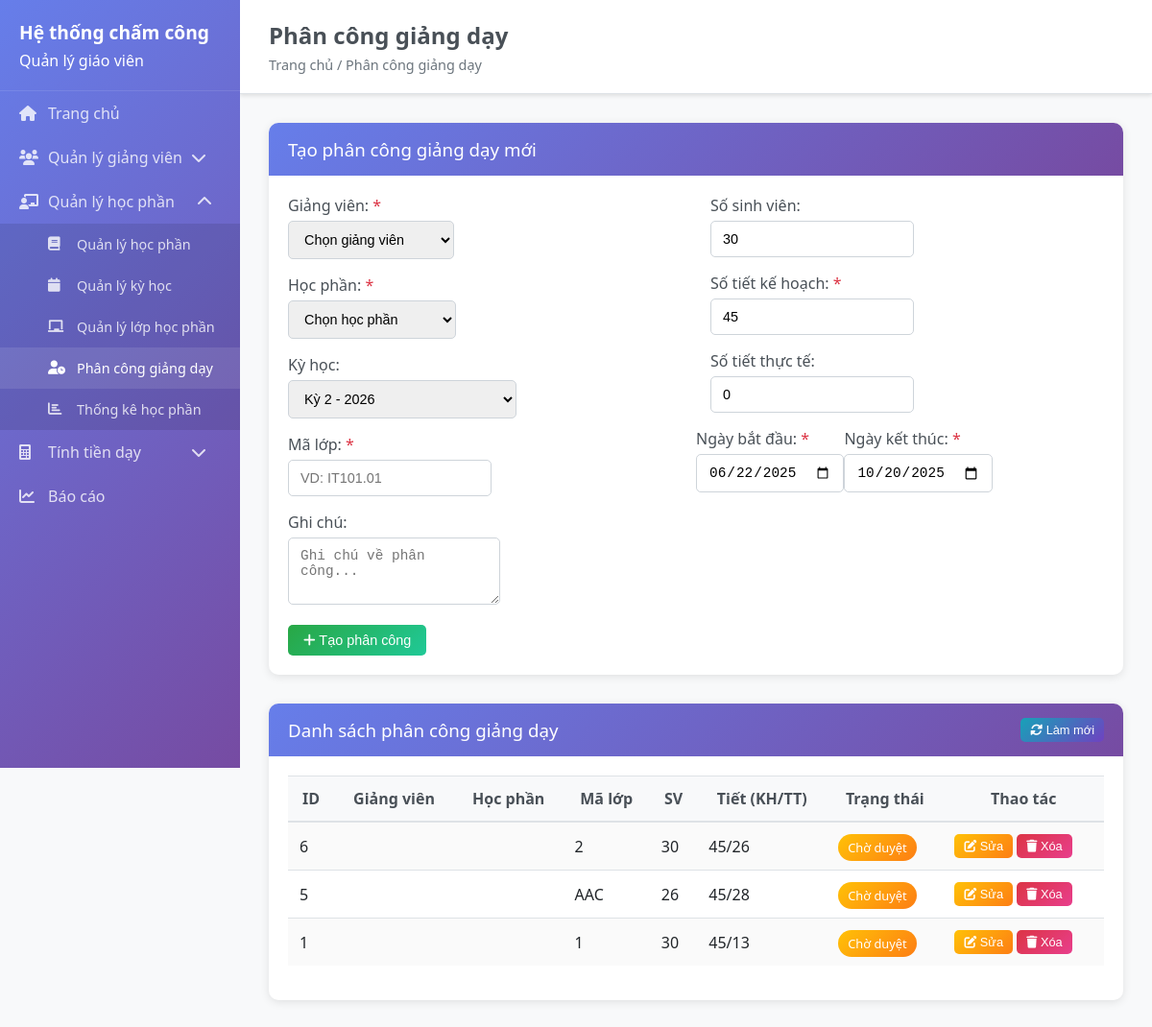
Page /teaching-assignments on the committed database.
### backend/models/teaching_assignment.py (models this page shows, shortened)
class TeachingAssignment(BaseModel):
    __tablename__ = 'teaching_assignments'
    teacher_id = db.Column(db.Integer, nullable=False)
    subject_id = db.Column(db.Integer, nullable=False)
    semester_id = db.Column(db.Integer, nullable=True)
    class_code = db.Column(db.String(50), nullable=False)
    class_student_count = db.Column(db.Integer, default=0)
    planned_hours = db.Column(db.Integer, nullable=False)
    actual_hours = db.Column(db.Integer, default=0)
    theory_hours = db.Column(db.Integer, default=0)
    practice_hours = db.Column(db.Integer, default=0)
    teacher_coefficient_override = db.Column(db.Numeric(3, 2), nullable=True)
    subject_coefficient_override = db.Column(db.Numeric(3, 2), nullable=True)
    hourly_rate_override = db.Column(db.Numeric(10, 2), nullable=True)
    adjusted_hours = db.Column(db.Numeric(8, 2), default=0)
    total_amount = db.Column(db.Numeric(12, 2), default=0)
    start_date = db.Column(db.Date, nullable=False)
    end_date = db.Column(db.Date, nullable=False)
    status = db.Column(db.String(20), default='assigned')
    notes = db.Column(db.Text)
    is_approved = db.Column(db.Boolean, default=False)
    approved_by = db.Column(db.Integer, nullable=True)
    approved_at = db.Column(db.DateTime)

### backend/app.py (the view)
@app.route('/teaching-assignments')
def teaching_assignments():
    try:
        teaching_assignments_list = []
        if 'TeachingAssignment' in globals():
            teaching_assignments_list = TeachingAssignment.query.order_by(TeachingAssignment.created_at.desc()).all()
        else:
            print("TeachingAssignment model not available")
        teachers_query = Teacher.query.filter_by(is_active=True)
        teachers_list = []
        for teacher in teachers_query:
            try:
                teacher.to_dict()  # Test if this works
                teachers_list.append(teacher)
            except Exception:
                if hasattr(teacher, 'degree_level') and teacher.degree_level not in ['dai_hoc', 'thac_si', 'tien_si', 'pho_giao_su', 'giao_su']:
                    teacher.degree_level = 'dai_hoc'
                    teacher.save()
                teachers_list.append(teacher)
        subjects_list = Subject.query.filter_by(is_active=True).all()
        semesters_list = Semester.query.filter_by(is_active=True).all()
        return render_template('teaching_assignments.html',
                             teaching_assignments=teaching_assignments_list,
                             teachers=teachers_list,
                             subjects=subjects_list,
                             semesters=semesters_list)
    except Exception as e:
        print(f"Error in teaching assignments route: {e}")
        import traceback
        traceback.print_exc()
        return render_template('teaching_assignments.html',
                             teaching_assignments=[],
                             teachers=[],
                             subjects=[],
                             semesters=[])

### frontend/templates/teaching_assignments.html (shortened to what this page needs)
{% extends "base.html" %}
{% block page_title %}Phân công giảng dạy{% endblock %}
{% block breadcrumb %}Trang chủ / Phân công giảng dạy{% endblock %}
{% block content %}
<div class="card">
    <div class="card-header">
        <h3>Tạo phân công giảng dạy mới</h3>
    </div>
    <div class="card-body">
        <form id="teaching-assignment-form">
            <div class="row">
                <div class="col-md-6">
                    <div class="form-group">
                        <label for="assignment-teacher">Giảng viên: <span class="text-danger">*</span></label>
                        <select id="assignment-teacher" name="teacher_id" class="form-control" required>
                            <option value="">Chọn giảng viên</option>
                        </select>
                    </div>
                    <div class="form-group">
                        <label for="assignment-subject">Học phần: <span class="text-danger">*</span></label>
                        <select id="assignment-subject" name="subject_id" class="form-control" required>
                            <option value="">Chọn học phần</option>
                        </select>
                    </div>
                    <div class="form-group">
                        <label for="assignment-semester">Kỳ học:</label>
                        <select id="assignment-semester" name="semester_id" class="form-control">
                            {% for semester in semesters %}
                            <option value="{{ semester.id }}" {% if semester.is_current %}selected{% endif %}>
                                {{ semester.name }} - {{ semester.year }}
                            </option>
                            {% endfor %}
                        </select>
                    </div>
                    <div class="form-group">
                        <label for="assignment-class-code">Mã lớp: <span class="text-danger">*</span></label>
                        <input type="text" id="assignment-class-code" name="class_code" class="form-control" required placeholder="VD: IT101.01">
                    </div>
                </div>
                <div class="col-md-6">
                    <div class="form-group">
                        <label for="assignment-student-count">Số sinh viên:</label>
                        <input type="number" id="assignment-student-count" name="class_student_count" class="form-control" min="1" value="30">
                    </div>
                    <div class="form-group">
                        <label for="assignment-planned-hours">Số tiết kế hoạch: <span class="text-danger">*</span></label>
                        <input type="number" id="assignment-planned-hours" name="planned_hours" class="form-control" required min="1" value="45">
                    </div>
                    <div class="form-group">
                        <label for="assignment-actual-hours">Số tiết thực tế:</label>
                        <input type="number" id="assignment-actual-hours" name="actual_hours" class="form-control" min="0" value="0">
                    </div>
                    <div class="row">
                        <div class="col-6">
                            <div class="form-group">
                                <label for="assignment-start-date">Ngày bắt đầu: <span class="text-danger">*</span></label>
                                <input type="date" id="assignment-start-date" name="start_date" class="form-control" required>
                            </div>
                        </div>
                        <div class="col-6">
                            <div class="form-group">
                                <label for="assignment-end-date">Ngày kết thúc: <span class="text-danger">*</span></label>
                                <input type="date" id="assignment-end-date" name="end_date" class="form-control" required>
                            </div>
                        </div>
                    </div>
                </div>
            </div>
            <div class="form-group">
                <label for="assignment-notes">Ghi chú:</label>
                <textarea id="assignment-notes" name="notes" class="form-control" rows="3" placeholder="Ghi chú về phân công..."></textarea>
            </div>
            <button type="submit" class="btn btn-success" id="submit-btn">
                <i class="fas fa-plus"></i> Tạo phân công
            </button>
        </form>
    </div>
</div>
<div class="card">
    <div class="card-header d-flex justify-content-between align-items-center">
        <h3>Danh sách phân công giảng dạy</h3>
        <button class="btn btn-info btn-sm" onclick="refreshTeachingAssignmentsList()">
            <i class="fas fa-sync-alt"></i> Làm mới
        </button>
    </div>
    <div class="card-body">
        <div class="table-responsive">
            <table class="table table-striped" id="teaching-assignments-table">
                <thead>
                    <tr>
                        <th>ID</th>
                        <th>Giảng viên</th>
                        <th>Học phần</th>
                        <th>Mã lớp</th>
                        <th>SV</th>
                        <th>Tiết (KH/TT)</th>
                        <th>Trạng thái</th>
                        <th>Thao tác</th>
                    </tr>
                </thead>
                <tbody>
                    {% for assignment in teaching_assignments %}
                    <tr>
                        <td>{{ assignment.id }}</td>
                        <td>{{ assignment.teacher_name }}</td>
                        <td>{{ assignment.subject_name }}</td>
                        <td>{{ assignment.class_code }}</td>
                        <td>{{ assignment.class_student_count }}</td>
                        <td>{{ assignment.planned_hours }}/{{ assignment.actual_hours }}</td>
                        <td>
                            <span class="badge badge-{{ 'success' if assignment.is_approved else 'warning' }}">
                                {{ 'Đã duyệt' if assignment.is_approved else 'Chờ duyệt' }}
                            </span>
                        </td>
                        <td>
                            <button class="btn btn-warning btn-sm" onclick="editAssignment({{ assignment.id }})">
                                <i class="fas fa-edit"></i> Sửa
                            </button>
                            <button class="btn btn-danger btn-sm" onclick="deleteAssignment({{ assignment.id }})">
                                <i class="fas fa-trash"></i> Xóa
                            </button>
                        </td>
                    </tr>
                    {% else %}
                    <tr>
                        <td colspan="8" class="text-center">Chưa có phân công nào</td>
                    </tr>
                    {% endfor %}
                </tbody>
            </table>
        </div>
    </div>
</div>
{% endblock %}

### frontend/templates/base.html (shortened to what this page needs)
<!DOCTYPE html>
<html lang="vi">
<head>
    <link rel="stylesheet" href="{{ url_for('static', filename='css/style.css') }}">
    <link rel="stylesheet" href="https://cdnjs.cloudflare.com/ajax/libs/font-awesome/6.0.0/css/all.min.css">
</head>
<body>
    <div class="sidebar">
        <div class="sidebar-header">
            <h1>Hệ thống chấm công</h1>
            <p>Quản lý giáo viên</p>
        </div>
        <nav class="sidebar-nav">
            <ul>
                <li>
                    <a href="{{ url_for('index') }}" {% if request.endpoint == 'index' %}class="active"{% endif %}>
                        <i class="fas fa-home"></i> Trang chủ
                    </a>
                </li>
                <li class="has-dropdown">
                    <a href="#" class="dropdown-toggle">
                        <i class="fas fa-users"></i> Quản lý giảng viên
                        <i class="fas fa-chevron-down dropdown-icon"></i>
                    </a>
                </li>
                <li class="has-dropdown">
                    <a href="#" class="dropdown-toggle">
                        <i class="fas fa-chalkboard-teacher"></i> Quản lý học phần
                        <i class="fas fa-chevron-down dropdown-icon"></i>
                    </a>
                    <ul class="dropdown-menu">
                        <li><a href="{{ url_for('subjects') }}"><i class="fas fa-book"></i> Quản lý học phần</a></li>
                        <li><a href="{{ url_for('semesters') }}"><i class="fas fa-calendar"></i> Quản lý kỳ học</a></li>
                        <li><a href="{{ url_for('class_sections') }}"><i class="fas fa-chalkboard"></i> Quản lý lớp học phần</a></li>
                        <li><a href="{{ url_for('teaching_assignments') }}"><i class="fas fa-user-clock"></i> Phân công giảng dạy</a></li>
                        <li><a href="{{ url_for('subject_statistics') }}"><i class="fas fa-chart-bar"></i> Thống kê học phần</a></li>
                    </ul>
                </li>
                <li class="has-dropdown">
                    <a href="#" class="dropdown-toggle">
                        <i class="fas fa-calculator"></i> Tính tiền dạy
                        <i class="fas fa-chevron-down dropdown-icon"></i>
                    </a>
                </li>
                <li class="nav-item">
                    <a class="nav-link" href="/reports">
                        <i class="fas fa-chart-line"></i> Báo cáo
                    </a>
                </li>
            </ul>
        </nav>
    </div>
    <div class="main-content">
        <header class="main-header">
            <h2>{% block page_title %}Trang chủ{% endblock %}</h2>
            <div class="breadcrumb">{% block breadcrumb %}Trang chủ{% endblock %}</div>
        </header>
        <main class="content">
            {% block content %}{% endblock %}
        </main>
    </div>
</body>
</html>

### rows in the picture
TeachingAssignment: id "6", class_code "2", class_student_count "30", planned_hours "45", actual_hours "26", is_approved "Chờ duyệt"
TeachingAssignment: id "5", class_code "AAC", class_student_count "26", planned_hours "45", actual_hours "28", is_approved "Chờ duyệt"
TeachingAssignment: id "1", class_code "1", class_student_count "30", planned_hours "45", actual_hours "13", is_approved "Chờ duyệt"

### other values in the picture
form field semester_id "Kỳ 2 - 2026"
